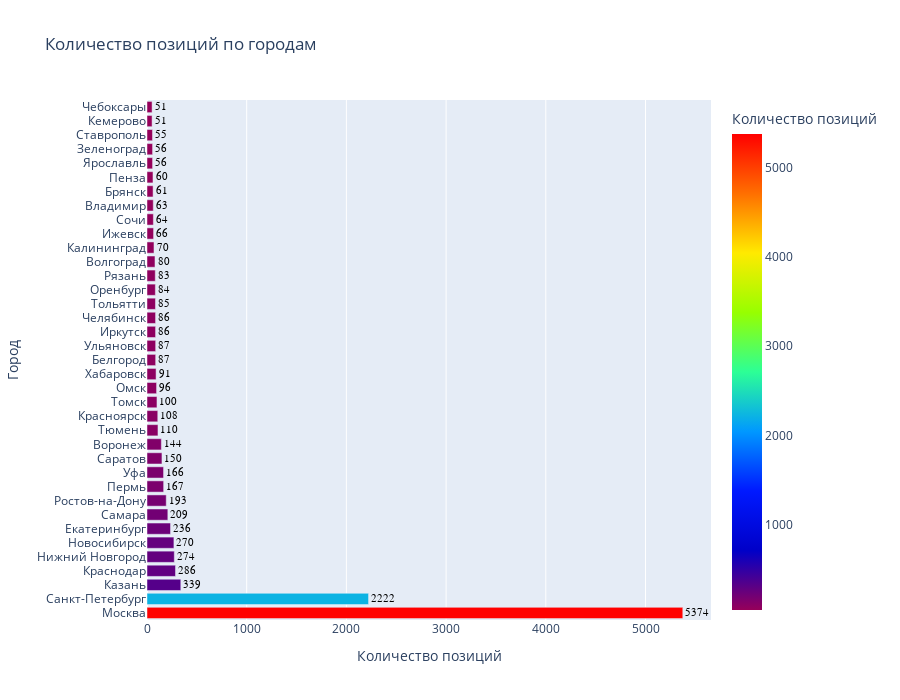

Write notebook code for a chart like this one.
### Code cell
fig = px.bar(city_counts,
             x='Количество позиций',
             y='Город',
             orientation='h',
             title="Количество позиций по городам",
             height=700,
             labels={"Количество позиций": "Количество позиций", "Город": "Город"},
             text='Количество позиций',
             color="Количество позиций",
             color_continuous_scale="rainbow",
             )

fig.update_traces(textposition='outside',
                  texttemplate='%{text}',
                  textfont=dict(
                      size=18,
                      color="black",
                      family="Arial",
                      ))


fig.show()

### Figure 1 — Plotly figure (JSON) as saved in the notebook; plotly's stock layout.template omitted (floating-point values rounded to 4 significant figures)
{"data": [{"alignmentgroup": "True", "hovertemplate": "Количество позиций=%{marker.color}<br>Город=%{y}<extra></extra>", "legendgroup": "", "marker": {"color": [5374, 2222, 339, 286, 274, 270, 236, 209, 193, 167, 166, 150, 144, 110, 108, 100, 96, 91, 87, 87, 86, 86, 85, 84, 83, 80, 70, 66, 64, 63, 61, 60, 56, 56, 55, 51, 51], "coloraxis": "coloraxis", "pattern": {"shape": ""}}, "name": "", "offsetgroup": "", "orientation": "h", "showlegend": false, "text": [5374, 2222, 339, 286, 274, 270, 236, 209, 193, 167, 166, 150, 144, 110, 108, 100, 96, 91, 87, 87, 86, 86, 85, 84, 83, 80, 70, 66, 64, 63, 61, 60, 56, 56, 55, 51, 51], "textfont": {"color": "black", "family": "Arial", "size": 18}, "textposition": "outside", "texttemplate": "%{text}", "type": "bar", "x": [5374, 2222, 339, 286, 274, 270, 236, 209, 193, 167, 166, 150, 144, 110, 108, 100, 96, 91, 87, 87, 86, 86, 85, 84, 83, 80, 70, 66, 64, 63, 61, 60, 56, 56, 55, 51, 51], "xaxis": "x", "y": ["Москва", "Санкт-Петербург", "Казань", "Краснодар", "Нижний Новгород", "Новосибирск", "Екатеринбург", "Самара", "Ростов-на-Дону", "Пермь", "Уфа", "Саратов", "Воронеж", "Тюмень", "Красноярск", "Томск", "Омск", "Хабаровск", "Белгород", "Ульяновск", "Иркутск", "Челябинск", "Тольятти", "Оренбург", "Рязань", "Волгоград", "Калининград", "Ижевск", "Сочи", "Владимир", "Брянск", "Пенза", "Ярославль", "Зеленоград", "Ставрополь", "Кемерово", "Чебоксары"], "yaxis": "y"}], "layout": {"barmode": "relative", "coloraxis": {"colorbar": {"title": {"text": "Количество позиций"}}, "colorscale": [[0, "rgb(150,0,90)"], [0.125, "rgb(0,0,200)"], [0.25, "rgb(0,25,255)"], [0.375, "rgb(0,152,255)"], [0.5, "rgb(44,255,150)"], [0.625, "rgb(151,255,0)"], [0.75, "rgb(255,234,0)"], [0.875, "rgb(255,111,0)"], [1, "rgb(255,0,0)"]]}, "height": 700, "legend": {"tracegroupgap": 0}, "title": {"text": "Количество позиций по городам"}, "xaxis": {"anchor": "y", "domain": [0, 1], "title": {"text": "Количество позиций"}}, "yaxis": {"anchor": "x", "domain": [0, 1], "title": {"text": "Город"}}}}
